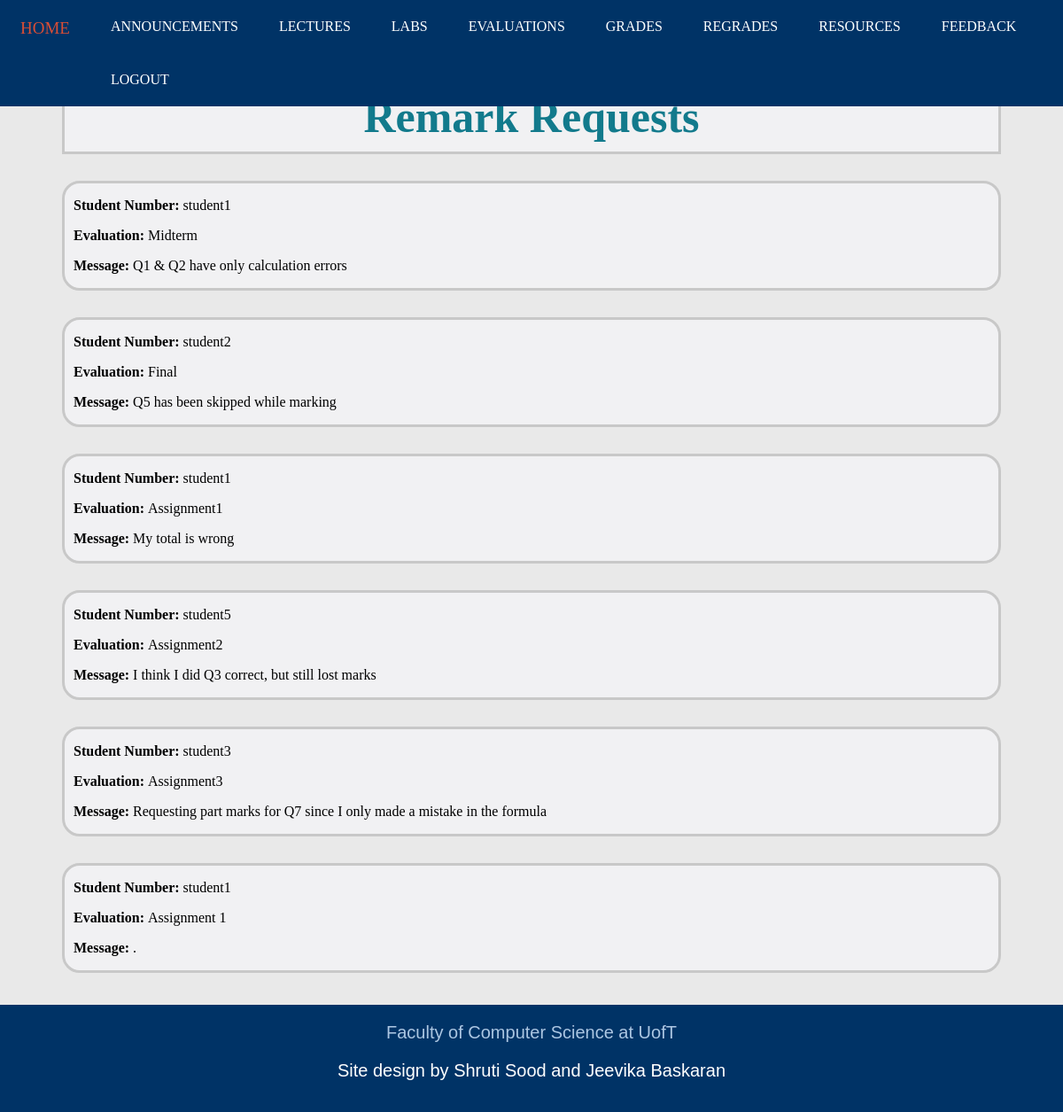
The app's page /regrades_i.html (signed in) with its own data.
### tables this page shows
CREATE TABLE "RemarkRequests" (
	"UtorID"	TEXT,
	"Evaluation"	TEXT,
	"Reason"	TEXT
);

### app.py (the view)
@app.route('/regrades_i.html')
def regrades_i():
    if session.get('current_login') == None:
        return render_template('login.html')
    else:
        sql = """ SELECT * FROM RemarkRequests """
        requests = db.engine.execute(text(sql))
        return render_template('regrades_i.html', requests = requests)

### templates/regrades_i.html (shortened to what this page needs)
<!DOCTYPE html>
<html>
<head>
	<link rel="stylesheet" type="text/css" href="static/StyleSheets/regrades_i.css">
	<link rel="stylesheet" type="text/css" href="static/StyleSheets/headerfooter.css">
</head>
<body>
	<div class = "navbar">
		<a href="index_i.html">HOME</a>
		<a href="announcements_i.html">ANNOUNCEMENTS</a>
		<a href="lectures_i.html">LECTURES</a>
		<a href="labs_i.html">LABS</a>
		<a href="evaluations_i.html">EVALUATIONS</a>
		<a href="grades_i.html">GRADES</a>
		<a href="regrades_i.html">REGRADES</a>
		<a href="resources_i.html">RESOURCES</a>
		<a href="feedback_i.html">FEEDBACK</a>
		<a href="logout">LOGOUT</a>
	</div>
	<div class = "title">
		<section class="title_sec">
			<h1>Remark Requests</h1>
		</section>
	</div>
	{% for request in requests %}
	<div class = "requests">
		<section class="request">
			<p><strong>Student Number:</strong> {{ request['UtorID'] }} </p>
			<p><strong>Evaluation: </strong> {{ request['Evaluation'] }}</p>
			<p> <strong>Message: </strong> {{ request['Reason'] }} <p>
		</section>
	</div>
	{% endfor %}
	<br><br>
	<div class = "footer">
		<a href="https://web.cs.toronto.edu/" target="_blank">Faculty of Computer Science at UofT</a>
		<p>Site design by Shruti Sood and Jeevika Baskaran</p>
	</div>
</body>
</html>

### static/StyleSheets/regrades_i.css (style rules this page uses)
.title { margin-top: 90px; background-color: #F1F1F3; margin-left: 70px; margin-right: 70px; }
.title_sec { padding-left: 10px; padding-right: 10px; border: solid; border-color: #C8C8C8; display: block; }
.title_sec h1 { color: #127a8c; font-size: 50px; text-align: center; margin:10px; }
.requests { margin-top: 30px; margin-left: 70px; margin-right: 70px; }
.request { padding-left: 10px; padding-right: 10px; border: solid; border-color: #C8C8C8; display: block; border-radius: 20px; background-color: #F1F1F3; }

### static/StyleSheets/headerfooter.css (style rules this page uses)
body { margin:0px; border:0px; padding:0px; background-color: #E9E9E9; }
.navbar { background-color: #003366; position: fixed; top: 0; overflow: hidden; width: 100%; }
.navbar a { float: left; color: white; text-align: center; padding: 21px 23px; text-decoration: none; font-size: 16px; }
.footer { background-color: #003366; overflow: hidden; min-height: 12vh; padding-top: 20px; padding-bottom: 5px; font-family:'Poppins', sans-serif; text-align: center; }
.footer a { color: #ACC6E2; padding-top: : 20px; text-decoration: none; font-size: 20px; }
.footer p { color: white; font-size: 20px; }

### records on screen
RemarkRequests: UtorID "student1", Evaluation "Midterm", Reason "Q1 & Q2 have only calculation errors"
RemarkRequests: UtorID "student2", Evaluation "Final", Reason "Q5 has been skipped while marking"
RemarkRequests: UtorID "student1", Evaluation "Assignment1", Reason "My total is wrong"
RemarkRequests: UtorID "student5", Evaluation "Assignment2", Reason "I think I did Q3 correct, but still lost marks"
RemarkRequests: UtorID "student3", Evaluation "Assignment3", Reason "Requesting part marks for Q7 since I only made a mistake in the formula"
RemarkRequests: UtorID "student1", Evaluation "Assignment 1", Reason "."
